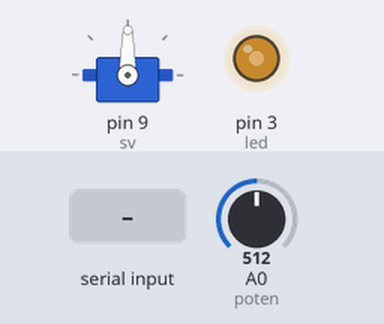
Recording of a sketch running on a simulated Arduino Uno, built with avr-gcc and run on an emulated ATmega328P. Parts: servo, output pins drawn as LEDs (lit = HIGH). The test bench sets the inputs (shaded band); at power-on: A0 (poten) = 512.

Above: at 1.2 s.
1.3 s: "0" received over Serial
4.3 s: A0 (poten) set to 716
At 4.7 s:
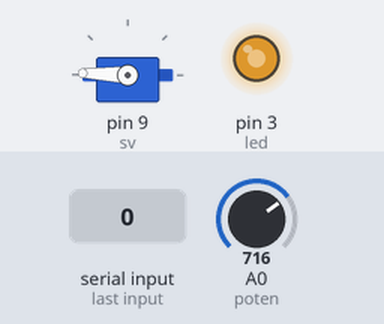
5.8 s: "1" received over Serial
At 7.0 s:
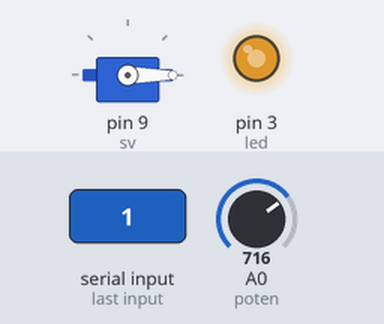
7.3 s: A0 (poten) set to 900
At 8.2 s:
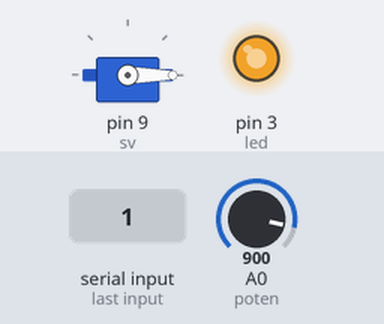
8.8 s: A0 (poten) set to 169
At 9.3 s:
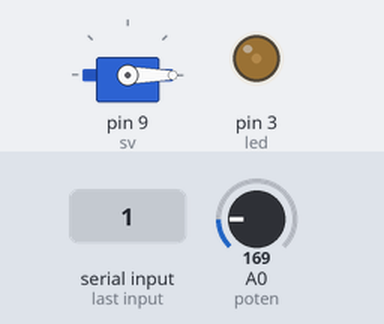
10.3 s: A0 (poten) set to 0
At 11.7 s:
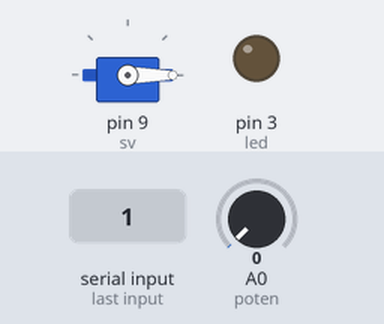
Timing chart, 0 to 12.8 s (numbered marks = the images above; inputs shaded):
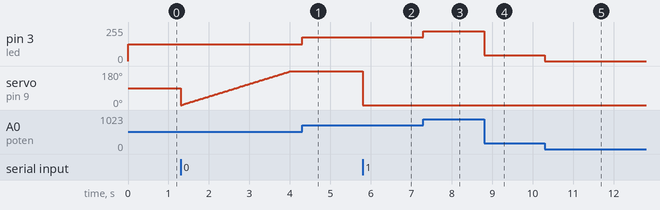

The sketch:

Poten_Led__servo_.ino
```cpp
#include <Servo.h>
Servo sv;

int poten = A0;
int led = 3;
int serialVal = 0;

void setup() {
  pinMode(led, OUTPUT);
  pinMode(poten, INPUT);
  sv.attach(9);
  Serial.begin(9600);
}
void loop()
{
  int potenVal = analogRead(potenVal);
  int brightness = map(potenVal, 0, 1023, 0, 255);
  int moving = map(potenVal, 0, 1023, 0, 179);

  serialVal = Serial.read();  //형변환 필요
//  Serial.println(serialVal);
//  delay(300);

  Poten_Led(brightness);  //led 포텐시오미터로 제어
  Poten_Servo(moving, serialVal);
}

void Poten_Servo(int moving, int serialVal)
{
  int degree = 0;
      if(serialVal == 48) //0 아스키코드
      {
        while (degree < 179)  //디지털 서보
        {
          sv.attach(9);
          sv.write(degree++);
          delay(15);
        }
         sv.detach();
      }

      else if(serialVal == 49)  //1 아스키코드
      {
        sv.attach(9);
        sv.write(0);
        delay(15);
        sv.detach();
      }
}

void Poten_Led(int brightness)
{
  analogWrite(led, brightness);
//  if(potenVal > 100)
//    analogWrite(led, brightness);
//  else
//    analogWrite(led, 0);
}
```

Measured:
- after the input at 4.3 s, pin 3 (led): 127/255 → 178/255 at once
- after the input at 5.8 s, servo on pin 9 (sv): 178° → 0° at once
- after the input at 7.3 s, pin 3 (led): 178/255 → 224/255 at once
- after the input at 8.8 s, pin 3 (led): 224/255 → 42/255 at once
- after the input at 10.3 s, pin 3 (led): 42/255 → 0/255 at once
